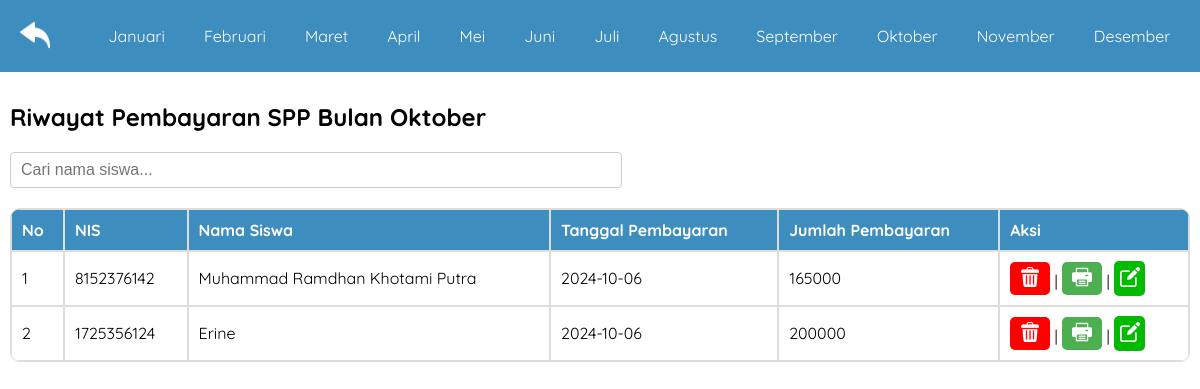
Screenshot of /menu/riwayat.php with the database file from the repository.
### tables this page shows
CREATE TABLE `pembayaran` (
  `id_pembayaran` int(11) NOT NULL,
  `nis` varchar(100) DEFAULT NULL,
  `nama` varchar(100) DEFAULT NULL,
  `harga` int(11) DEFAULT NULL,
  `tgl` date DEFAULT NULL,
  `id_spp` int(11) NOT NULL
);

### menu/riwayat.php (the view, shortened to what this page needs)
<?php
$host = "localhost";
$user = "root";
$pw = "";
$db = "spp";
$koneksi = mysqli_connect($host, $user, $pw, $db);
$bulan = isset($_GET['bulan']) ? $_GET['bulan'] : date('m');
$query = "SELECT * FROM pembayaran WHERE MONTH(tgl) = '$bulan'";
$result = mysqli_query($koneksi, $query);
$riwayat_pembayaran = [];
if (mysqli_num_rows($result) > 0) {
    while ($row = mysqli_fetch_assoc($result)) {
        $riwayat_pembayaran[] = $row;
    }
}
$riwayat_pembayaran = array_reverse($riwayat_pembayaran);
?>
<!DOCTYPE html>
<html lang="en">
<head>
    <link rel="stylesheet" href="../style/riwayat.css">
</head>
<body>
    <div class="navigation">
        <ul>
            <a href="../dashboard/dashboard_admin.php">
                <img src="../asset/back.png" alt="" srcset="">
            </a>
            <li><a href="?bulan=01">Januari</a></li>
            <li><a href="?bulan=02">Februari</a></li>
            <li><a href="?bulan=03">Maret</a></li>
            <li><a href="?bulan=04">April</a></li>
            <li><a href="?bulan=05">Mei</a></li>
            <li><a href="?bulan=06">Juni</a></li>
            <li><a href="?bulan=07">Juli</a></li>
            <li><a href="?bulan=08">Agustus</a></li>
            <li><a href="?bulan=09">September</a></li>
            <li><a href="?bulan=10">Oktober</a></li>
            <li><a href="?bulan=11">November</a></li>
            <li><a href="?bulan=12">Desember</a></li>
        </ul>
    </div>
    <div class="container">
        <?php
        $nama_bulan_indonesia = [
            '01' => 'Januari', '02' => 'Februari', '03' => 'Maret',
            '04' => 'April', '05' => 'Mei', '06' => 'Juni',
            '07' => 'Juli', '08' => 'Agustus', '09' => 'September',
            '10' => 'Oktober', '11' => 'November', '12' => 'Desember'
        ];
        $nama_bulan = $nama_bulan_indonesia[$bulan];
        ?>
        <h2>Riwayat Pembayaran SPP Bulan <?= $nama_bulan ?></h2>
        <?php if (empty($riwayat_pembayaran)) : ?>
        <p>Belum ada riwayat pembayaran untuk bulan ini.</p>
        <?php else : ?>
        <div class="search-container">
            <input type="text" id="searchInput" placeholder="Cari nama siswa..." class="cari">
        </div>
        <table>
            <thead>
                <tr>
                    <th>No</th>
                    <th>NIS</th>
                    <th>Nama Siswa</th>
                    <th>Tanggal Pembayaran</th>
                    <th>Jumlah Pembayaran</th>
                    <th>Aksi</th>
                </tr>
            </thead>
            <tbody>
                <?php foreach ($riwayat_pembayaran as $index => $pembayaran) : ?>
                <tr>
                    <td><?= $index + 1 ?></td>
                    <td><?= $pembayaran['nis'] ?></td>
                    <td><?= $pembayaran['nama'] ?></td>
                    <td><?= $pembayaran['tgl'] ?></td>
                    <td><?= $pembayaran['harga'] ?></td>
                    <td>
                        <button class="hapus-btn" data-id="<?= $pembayaran['id_pembayaran'] ?>">
                            <img src="../asset/recycle-bin.png" alt="" class="small-icon">
                        </button>
                        |
                        <button class="cetak-btn" onclick="cetakKuitansi('<?= $pembayaran['nis'] ?>', '<?= $pembayaran['nama'] ?>', '<?= $pembayaran['tgl'] ?>', '<?= $pembayaran['harga'] ?>')">
                            <img src="../asset/printing.png" alt="" class="small-icon">
                        </button>
                        |
                        <a href='../menu/edit_pembayaran.php?nis=<?= $pembayaran['nis'] ?>&nama=<?= $pembayaran['nama'] ?>&tgl=<?= $pembayaran['tgl'] ?>&harga=<?= $pembayaran['harga'] ?>&id_spp=<?= $pembayaran['id_spp'] ?>' class='edit'><img src='../asset/edit.png'></a>
                    </td>
                </tr>
                <?php endforeach; ?>
            </tbody>
        </table>
        <?php endif; ?>
    </div>
</body>
</html>
</html>

### style/riwayat.css (style rules this page uses)
body { font-family: 'Quicksand', sans-serif; margin: 0; padding: 0; }
.navigation { background-color: #3D8DBE; padding: 10px; }
.navigation ul { display: flex; list-style: none; justify-content: space-around; }
.navigation ul img { width: 30px; filter: invert(100%); position: fixed; top: 20px; left: 20px; }
.navigation ul li a { text-decoration: none; color: black; transition: border-bottom 0.3s ease-in-out; border-bottom: 0px solid transparent; color: white; }
.container { padding: 10px; }
table { width: 100%; border-collapse: separate; border-spacing: 0; margin-top: 20px; border-radius: 10px; overflow: hidden; }
table, th, td { border: 1px solid #ddd; }
th, td { padding: 10px; text-align: left; }
thead { background-color: #3D8DBE; color: white; }
.cari { width: 50%; padding: 8px 10px; border: 1px solid #ccc; border-radius: 4px; font-size: 16px; color: #333; }
.small-icon { width: 20px; height: 20px; filter: invert(100%); }
.hapus-btn { background-color: red; color: white; border: none; padding: 5px 10px; border-radius: 5px; cursor: pointer; }
.cetak-btn { background-color: #4CAF50; color: white; border: none; padding: 5px 10px; border-radius: 5px; cursor: pointer; transition: background-color 0.3s ease; }
a img { width: 20px; filter: invert(100%); }
.edit { background-color: rgb(0, 187, 0); padding: 10px 5px 5px 6px; border-radius: 5px; width: 20px; }

### rows the page displays
pembayaran: nis "8152376142", nama "Muhammad Ramdhan Khotami Putra", tgl "2024-10-06", harga "165000"
pembayaran: nis "1725356124", nama "Erine", tgl "2024-10-06", harga "200000"

### other values shown
$nama_bulan "Oktober"
